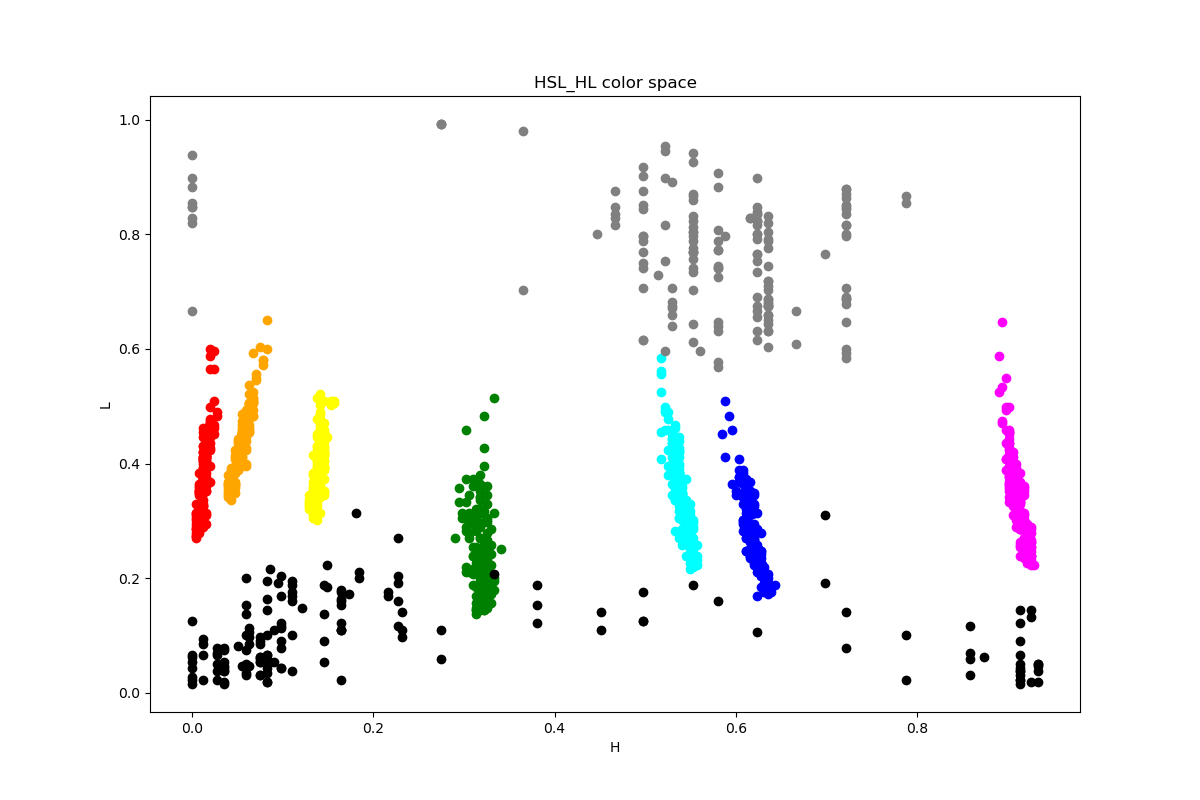
#> input picture color_spaces/2D/HSL_HL.png, 1200 x 800 px; its folder holds 4 pictures in this run
$ python crop.py
#> lines starting #> are read from the running program, lines starting #| are printed output that depends on the picture
import os, sys
sys.dont_write_bytecode = True

cwd = os.getcwd()
if not cwd in sys.path:
    sys.path.append(cwd)

import cv2
import glob

path = "color_spaces/2D/"
path2 = "color_spaces/2D2/"

for name in glob.glob(f"{path}*.png"):
    print(name)
    img = cv2.imread(name)
#> img is the input picture: shape (800, 1200, 3); mean B, G, R 247.1, 247.1, 247.3
    img = img[70:-40, 90:-100, :]
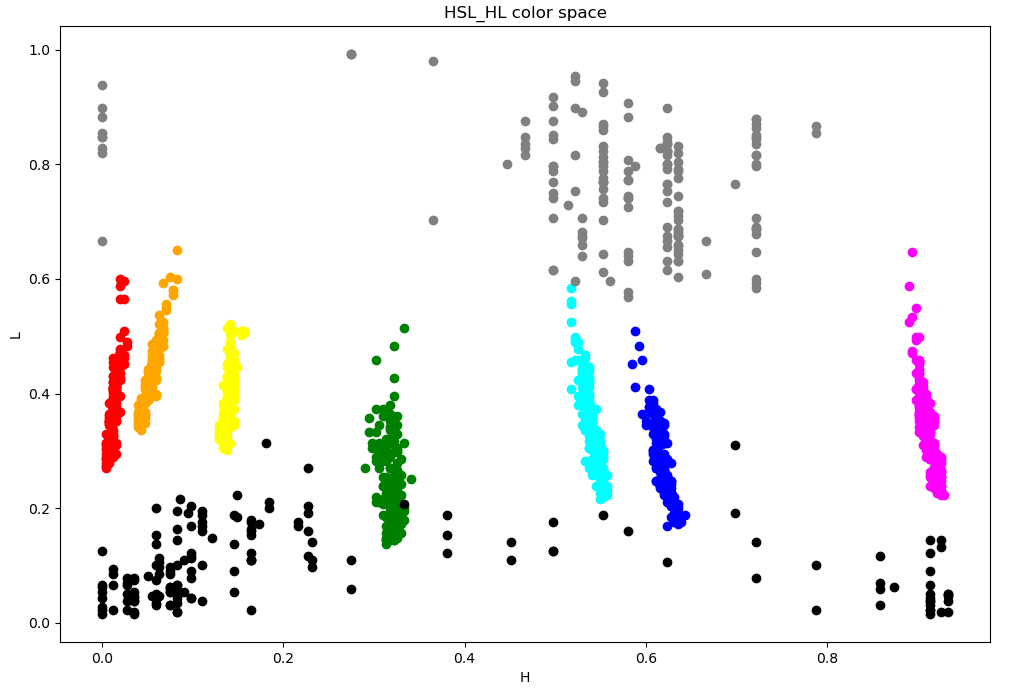
#> img: shape (690, 1010, 3); mean B, G, R 244.2, 244.1, 244.4
    cv2.imwrite(f"{path2}{name.split('/')[-1]}", img)
#> pass 2 of the loop `for name in glob.glob(f"{path}*.png"):`:
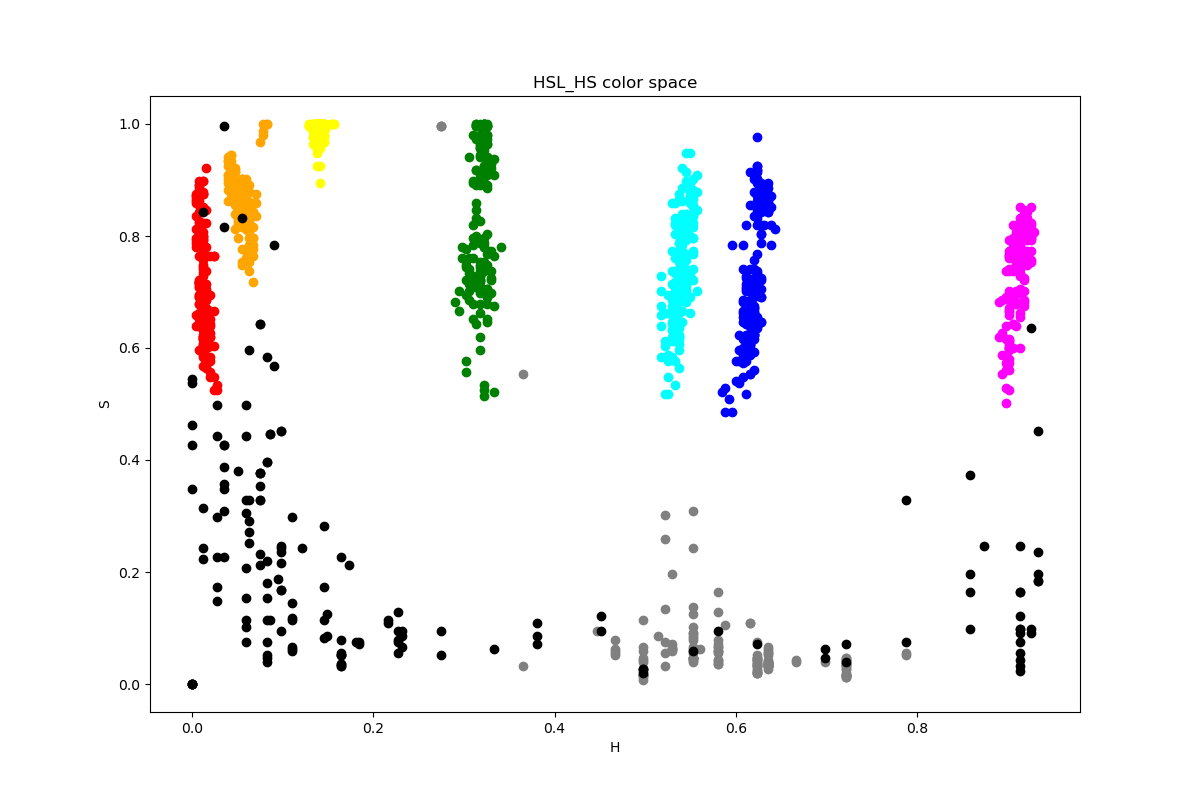
#> input picture color_spaces/2D/HSL_HS.png, 1200 x 800 px
#> img is the input picture: shape (800, 1200, 3); mean B, G, R 247.3, 246.4, 246.5
#> `img = img[70:-40, 90:-100, :]`:
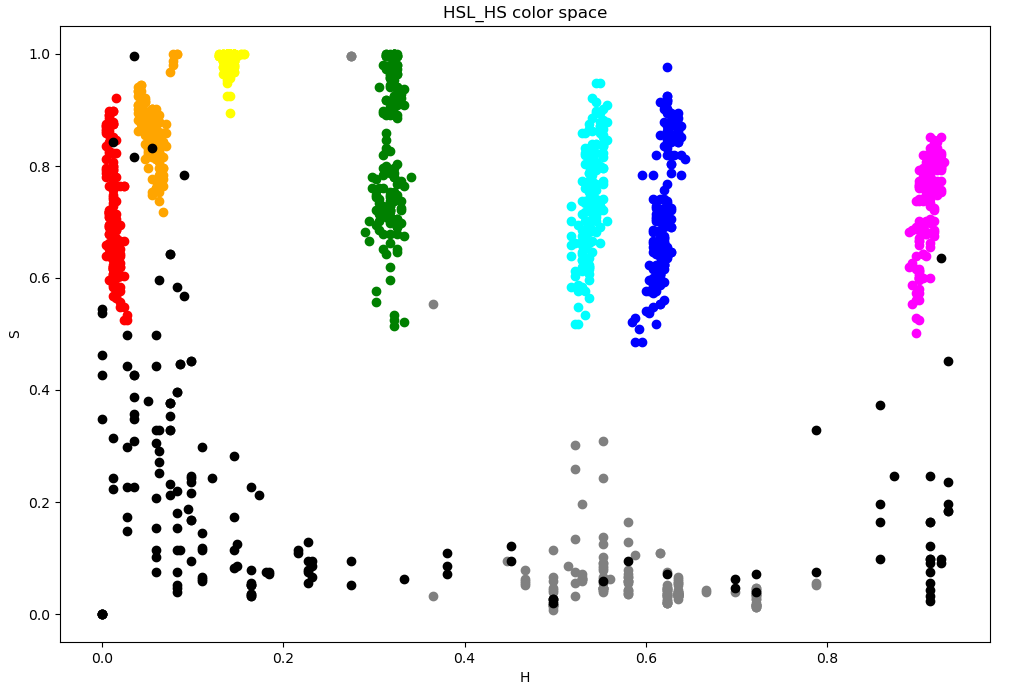
#> img: shape (690, 1010, 3); mean B, G, R 244.4, 243.2, 243.3
#> pass 3 of the loop `for name in glob.glob(f"{path}*.png"):`:
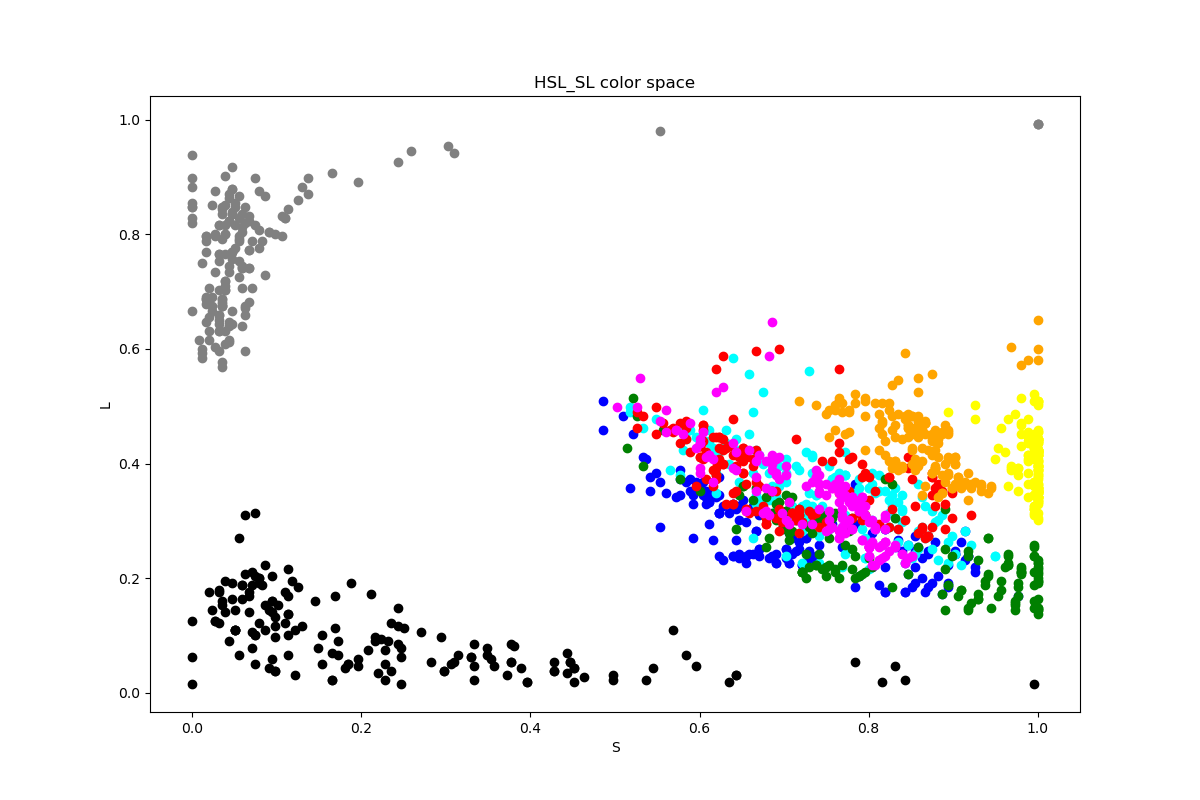
#> input picture color_spaces/2D/HSL_SL.png, 1200 x 800 px
#> img is the input picture: shape (800, 1200, 3); mean B, G, R 243.9, 243.5, 245.6
#> `img = img[70:-40, 90:-100, :]`:
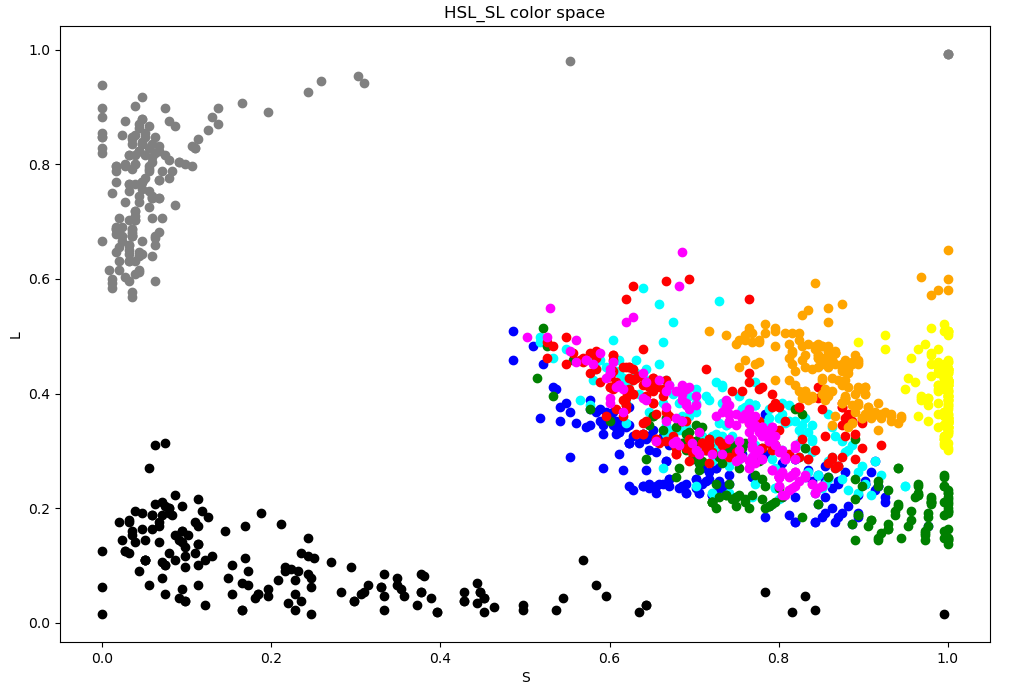
#> img: shape (690, 1010, 3); mean B, G, R 239.8, 239.2, 242
#> the loop made 4 passes; the first 3 are shown
cv2.destroyAllWindows()

# [5 lines of commented-out code are left out]
